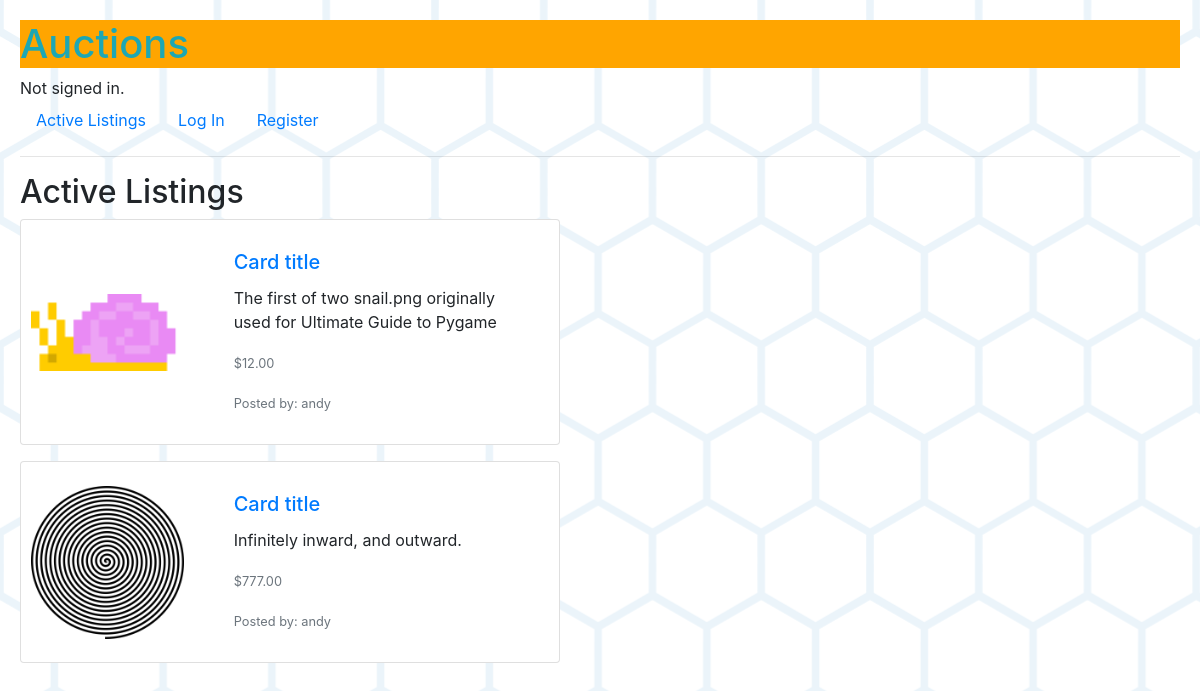
The app's page /, older data.
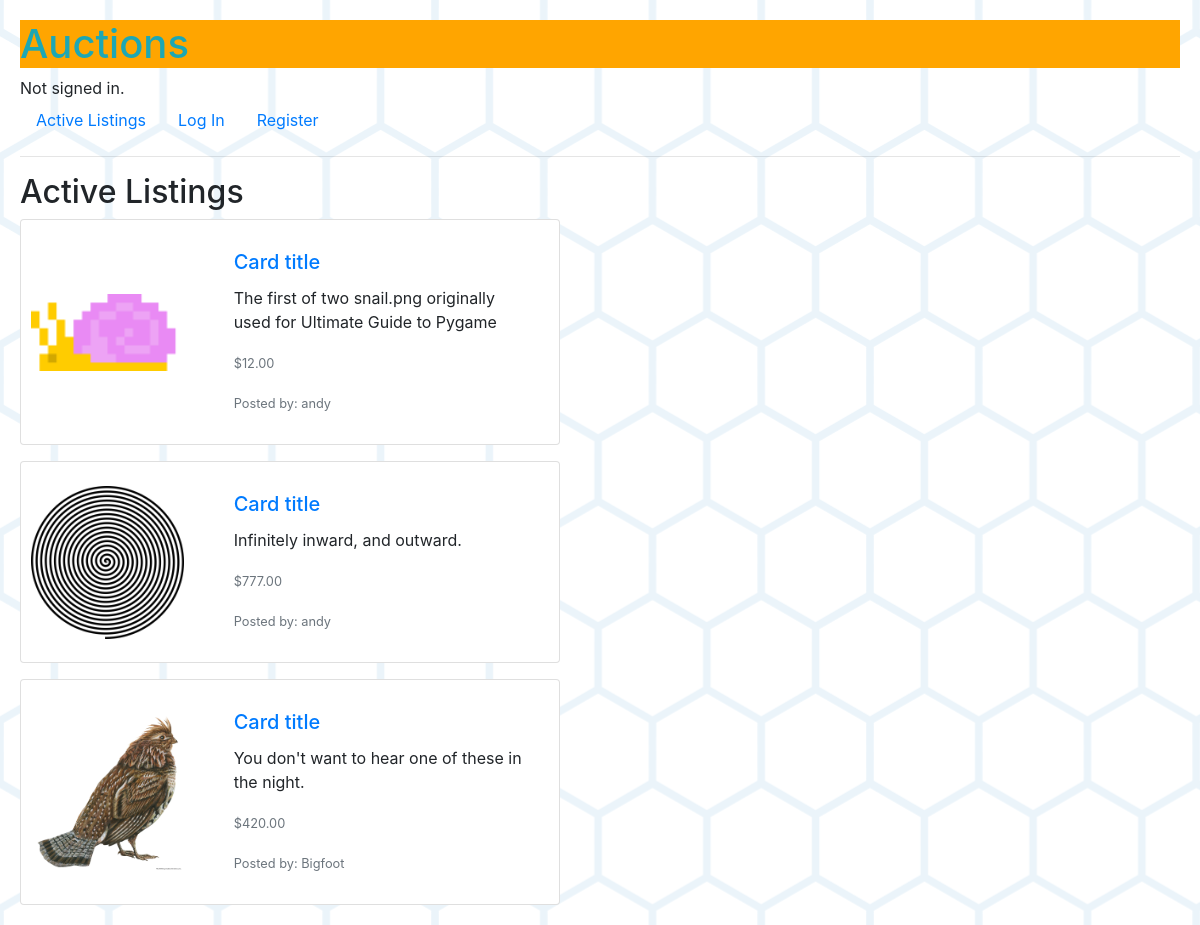
The same page, newer data.
### auctions/models.py (models this page shows, shortened)
class Listing(models.Model):
    title = models.CharField(max_length=125)
    description = models.CharField(max_length=250, blank=True)
    start_bid = models.DecimalField(max_digits=7, decimal_places=2)
    image = models.ImageField(upload_to='media', null=True, blank=True)
    is_active = models.BooleanField(default=True)
    category = models.CharField(max_length=45, null=True, blank=True)

class User(AbstractUser):
    listings = models.ManyToManyField(Listing, blank=True, related_name="owner")
    watchlist = models.ManyToManyField(Listing, blank=True, related_name="watchers")
    def __str__(self):
        return f"{self.username}"

### auctions/views.py (the view)
# urls.py: path("", views.index, name="index"),
def index(request):
    return render(request, "auctions/index.html", {
        "listings": Listing.objects.all()
    })

### auctions/templates/auctions/index.html (shortened to what this page needs)
{% extends "auctions/layout.html" %}
{% block body %}
    <h2>Active Listings</h2>
    {% for listing in listings %}
    {% if listing.is_active %}
    <div class="card mb-3" style="max-width: 540px;">
        <div class="row g-0">
          <div class="col-md-4"><a href="{% url 'listing' listing.id %}">
            <img src="{{ listing.image.url}}" class="img-fluid rounded-start" alt="{{ listing.title }}">
          </div>
          <div class="col-md-8">
            <div class="card-body">
              <h5 class="card-title"> Card title</h5></a>
              <p class="card-text">{{ listing.description }}</p>
              <p class="card-text"><small class="text-muted">${{ listing.start_bid }}</small></p>
              <p class="card-text"><small class="text-muted">Posted by: {{ listing.owner.first }}</small></p>
            </div>
          </div>
        </div>
      </div>
    {% endif %}
    {% endfor %}
{% endblock %}

### auctions/templates/auctions/layout.html (shortened to what this page needs)
{% load static %}
<!DOCTYPE html>
<html lang="en">
    <head>
        <link rel="stylesheet" href="https://stackpath.bootstrapcdn.com/bootstrap/4.4.1/css/bootstrap.min.css">
        <link href="{% static 'auctions/styles.css' %}" rel="stylesheet">
    </head>
    <body>
        <a href="/"><h1>Auctions</h1></a>
        <div>
            {% if user.is_authenticated %}
                Signed in as <strong>{{ user.username }}</strong>.
            {% else %}
                Not signed in.
            {% endif %}
        </div>
        <ul class="nav">
            <li class="nav-item">
                <a class="nav-link" href="{% url 'index' %}">Active Listings</a>
            </li>
            {% if user.is_authenticated %}
                <li class="nav-item">
                    <a class="nav-link" href="{% url 'logout' %}">Log Out</a>
                </li>
                <li class="nav-item">
                    <a class="nav-link" href="{% url 'create' %}">Create Listing</a>
                </li>
                <li class="nav-item">
                    <a class="nav-link" href="{% url 'watchlist' %}">Watch</a>
                </li>
            {% else %}
                <li class="nav-item">
                    <a class="nav-link" href="{% url 'login' %}">Log In</a>
                </li>
                <li class="nav-item">
                    <a class="nav-link" href="{% url 'register' %}">Register</a>
                </li>
            {% endif %}
        </ul>
        <hr>
        {% block body %}
        {% endblock %}
    </body>
</html>

### auctions/static/auctions/styles.css (style rules this page uses)
body { background: url("/media/media/bg.png"); margin: 20px; }
h1 { color: #1da7b4; background-color: orange; }
.card { padding: 10px; }
.card img { width: 100%; height: 100%; object-fit: contain; }

Row changes from the older to the newer data that the page shows:
added Listing: image (picture), description "You don't want to hear one of these in the night.", start_bid "420.00", owner.first "Bigfoot"
